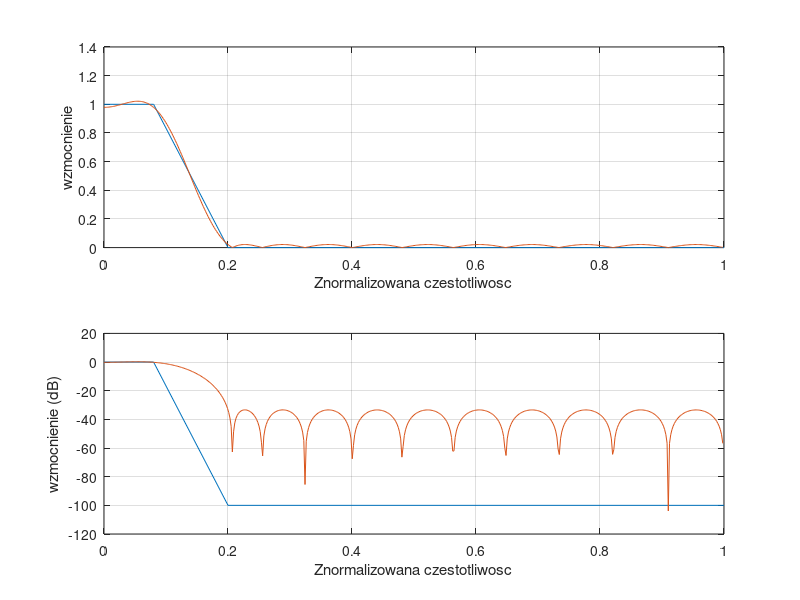

MATLAB code to generate this figure:
pkg signal load
filtord = 25 % Dlugość filtru
Fs = 50; % Częstotliwość próbkowania 50Hz
FNq = Fs/2; % Częstotliwość Nyquista
F1c = 2; % Pasmo przepustowe 0 - 2Hz
F2c = 5; % Pasmo zaporowe 5 Hz ->
F3c = 25; % Pasmo zaporowe <- 25 Hz
f=[0,F1c/FNq,F2c/FNq,F3c/FNq]
m = [ 1 , 1 , 0, 0 ]
freqz ( remez(filtord,f,m) );
[h, w] = freqz ( remez(filtord,f,m) );
subplot(2,1,1);
plot (f, m, '', w/pi, abs (h), '');
xlabel('Znormalizowana czestotliwosc')
ylabel('wzmocnienie')
grid on
subplot(2,1,2);
plot(f,20*log10(m+1e-5),'', w/pi,20*log10(abs(h)),'');
xlabel('Znormalizowana czestotliwosc')
ylabel('wzmocnienie (dB)')
grid on
remez(filtord,f,m)
